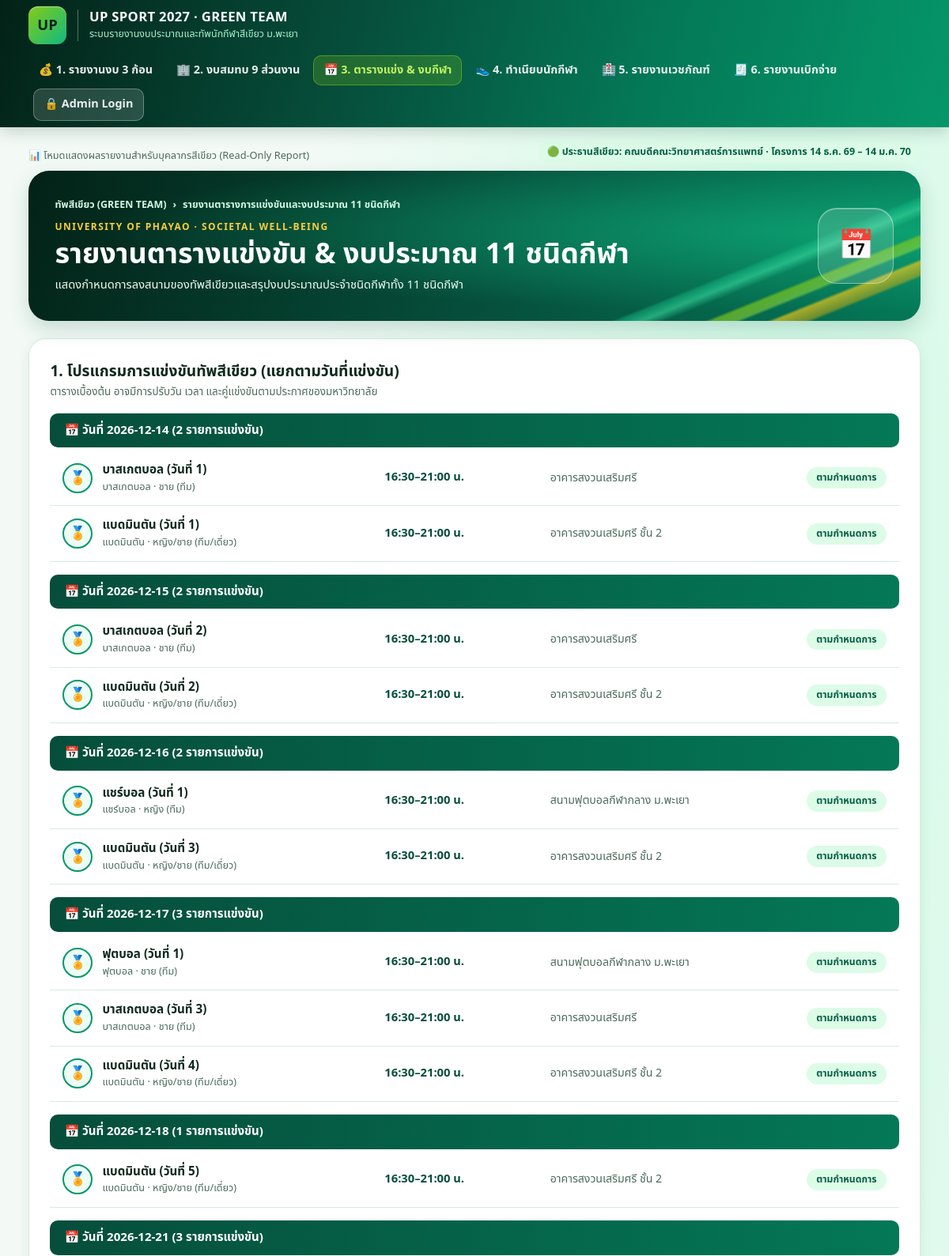
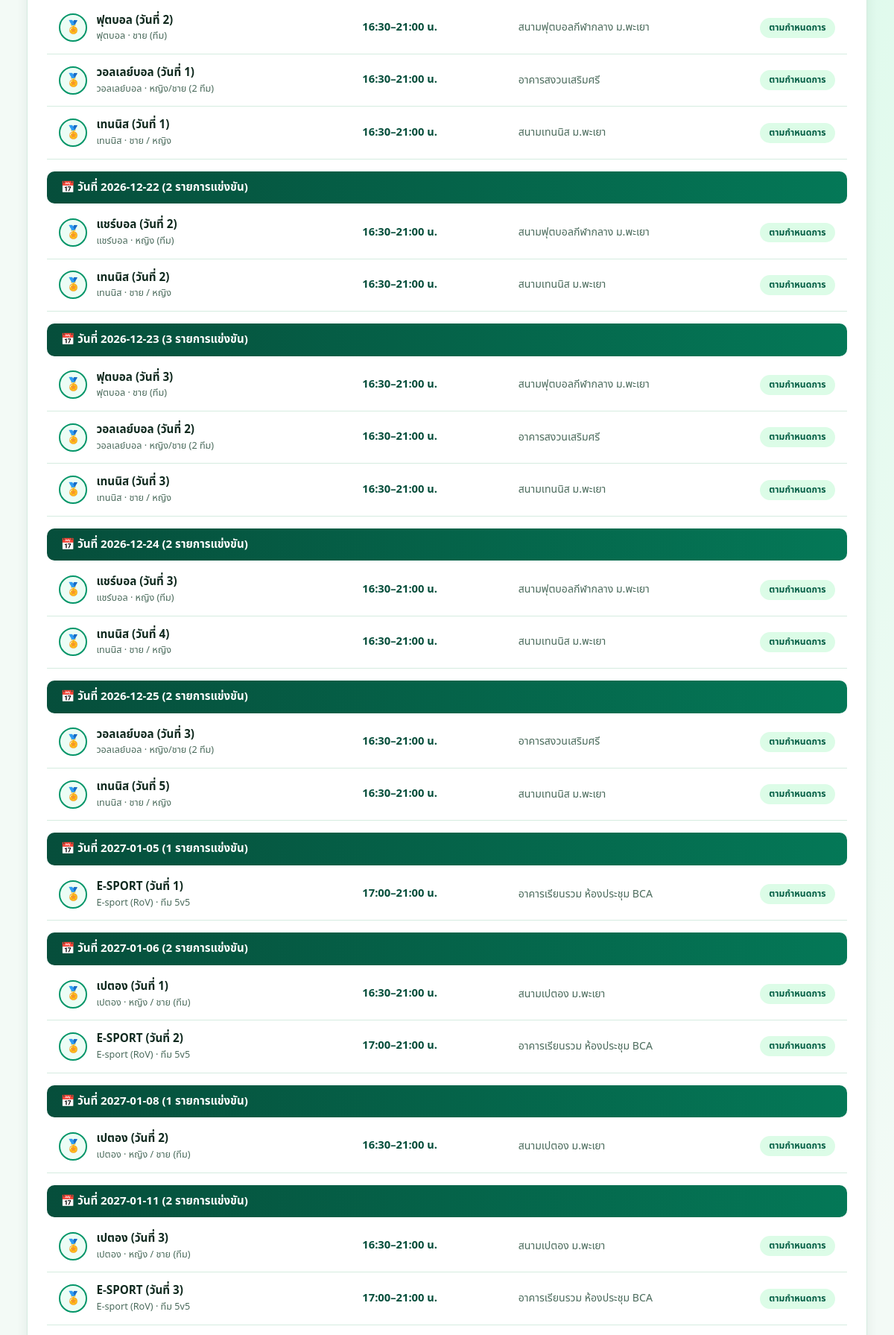
The app's page /sports.php (upper part) with its own data (2 pictures, top to bottom).
### tables this page shows
CREATE TABLE match_schedules (
    id INT AUTO_INCREMENT PRIMARY KEY,
    sport_id INT NULL,
    match_date DATE NOT NULL,
    start_time TIME NOT NULL,
    end_time TIME NULL,
    team_division VARCHAR(100) NULL,
    opponent_color VARCHAR(100) DEFAULT 'รอประกาศคู่แข่ง',
    venue VARCHAR(150) NOT NULL,
    round_name VARCHAR(100) DEFAULT 'รอบพบกันหมด',
    water_ice_budget DECIMAL(10,2) DEFAULT 200.00,
    sponsor_bottles_needed INT DEFAULT 15,
    medical_bag_code VARCHAR(20) DEFAULT 'BAG-01',
    match_status ENUM('SCHEDULED', 'COMPLETED', 'POSTPONED') DEFAULT 'SCHEDULED',
    match_result VARCHAR(100) NULL,
    FOREIGN KEY (sport_id) REFERENCES sports(id) ON DELETE CASCADE
);

### config/db.php (called while the page is built, shortened)
<?php
function h($str): string {
    return htmlspecialchars((string)$str, ENT_QUOTES, 'UTF-8');
}

### sports.php (the view, shortened to what this page needs)
<?php
require_once __DIR__ . '/config/auth.php';
$schedules = $pdo->query("
    SELECT ms.*, COALESCE(s.sport_name, ms.team_division) AS sport_name
    FROM match_schedules ms
    LEFT JOIN sports s ON s.id = ms.sport_id
    ORDER BY ms.match_date ASC, ms.start_time ASC, ms.id ASC
")->fetchAll();
$grouped_matches = [];
foreach ($schedules as $m) {
    $grouped_matches[$m['match_date']][] = $m;
}
require_once __DIR__ . '/includes/header.php';
?>
<div class="white-shell">
  <div style="display:flex; justify-content:space-between; align-items:center; flex-wrap:wrap; gap:10px; margin-bottom:12px;">
    <div>
      <h2 style="font-size:1.2rem; font-weight:800;">1. โปรแกรมการแข่งขันทัพสีเขียว (แยกตามวันที่แข่งขัน)</h2>
      <p style="font-size:0.84rem; color:var(--muted);">ตารางเบื้องต้น อาจมีการปรับวัน เวลา และคู่แข่งขันตามประกาศของมหาวิทยาลัย</p>
    </div>
  </div>
  <?php foreach ($grouped_matches as $m_date => $matches): ?>
    <div class="date-bar">
      <span>📅 วันที่ <?= h($m_date) ?> (<?= count($matches) ?> รายการแข่งขัน)</span>
    </div>
    <?php foreach ($matches as $m): ?>
      <div class="item-row">
        <div class="item-title-box">
          <div class="sport-circle-icon">🏅</div>
          <div>
            <div class="item-main-title"><?= h($m['opponent_color']) ?></div>
            <div class="item-sub-title"><?= h($m['sport_name']) ?><?= ($m['team_division'] && $m['team_division'] !== $m['sport_name']) ? ' · ' . h($m['team_division']) : '' ?></div>
          </div>
        </div>
        <div class="item-time">
          <?= substr(h($m['start_time']), 0, 5) ?><?= $m['end_time'] ? '–' . substr(h($m['end_time']), 0, 5) : '' ?> น.
        </div>
        <div class="item-venue"><?= h($m['venue']) ?></div>
        <div style="text-align:right;">
          <span class="status-pill"><?= h($m['round_name'] ?: 'ตามกำหนด') ?></span>
        </div>
      </div>
    <?php endforeach; ?>
  <?php endforeach; ?>
</div>
<?php require_once __DIR__ . '/includes/footer.php'; ?>

### assets/css/green-theme.css (style rules this page uses)
:root { --ink: #0f291e; --muted: #4b6b5c; --deep: #042f1f; --green: #059669; --green-dark: #064e3b; --green-mid: #047857; --hot: #84cc16; --gold: #f9ce40; --paper: #f3faf6; --line: #d5ece0; --white: #ffffff; --radius: 16px; --shadow: 0 5px 15px rgba(6, 57, 38, 0.08); --max: 1408px; --pad: clamp(16px, 3vw, 40px); --thai: "Noto Sans Thai", "Leelawadee UI", "Tahoma", system-ui, sans-serif; }
*, *::before, *::after { box-sizing: border-box; }
html { color-scheme: light; }
body { margin: 0; background: radial-gradient(ellipse at 83% 13%, #d1fae5 0, transparent 38rem), var(--paper); color: var(--ink); font: 15.5px/1.56 var(--thai); font-variant-numeric: tabular-nums; min-height: 100vh; }
h1, h2, h3, h4, p { margin: 0; }
.white-shell { background: var(--white); border-radius: 22px; border: 1px solid var(--line); box-shadow: var(--shadow); padding: clamp(18px, 2.2vw, 28px); margin-bottom: 22px; }
.date-bar { background: linear-gradient(90deg, #064e3b 0%, #047857 100%); color: var(--white); padding: 10px 18px; border-radius: 10px; font-weight: 750; font-size: 0.94rem; display: flex; align-items: center; justify-content: space-between; flex-wrap: wrap; gap: 10px; margin-top: 16px; margin-bottom: 4px; }
.item-row { display: grid; grid-template-columns: 2.2fr 1.1fr 1.3fr 1fr; align-items: center; gap: 12px; padding: 13px 16px; border-bottom: 1px solid var(--line); transition: background 0.12s; }
.item-title-box { display: flex; align-items: center; gap: 12px; }
.sport-circle-icon { width: 38px; height: 38px; border-radius: 50%; background: #ecfdf5; border: 2px solid var(--green); color: var(--green-dark); display: grid; place-items: center; font-size: 1.05rem; flex: none; }
.item-main-title { font-weight: 750; color: var(--ink); font-size: 0.95rem; }
.item-sub-title { font-size: 0.79rem; color: var(--muted); }
.item-time { font-weight: 750; color: var(--green-dark); font-size: 0.92rem; }
.item-venue { color: var(--muted); font-size: 0.88rem; }
.status-pill { display: inline-block; padding: 4px 12px; border-radius: 99px; font-size: 0.76rem; font-weight: 750; text-align: center; background: #dcfce7; color: #065f46; }

### records on screen
match_schedules: opponent_color "บาสเกตบอล (วันที่ 1)", sport_name "บาสเกตบอล", team_division "ชาย (ทีม)", start_time "16:30", end_time "21:00", venue "อาคารสงวนเสริมศรี", round_name "ตามกำหนดการ"
match_schedules: opponent_color "แบดมินตัน (วันที่ 1)", sport_name "แบดมินตัน", team_division "หญิง/ชาย (ทีม/เดี่ยว)", start_time "16:30", end_time "21:00", venue "อาคารสงวนเสริมศรี ชั้น 2", round_name "ตามกำหนดการ"
match_schedules: opponent_color "บาสเกตบอล (วันที่ 2)", sport_name "บาสเกตบอล", team_division "ชาย (ทีม)", start_time "16:30", end_time "21:00", venue "อาคารสงวนเสริมศรี", round_name "ตามกำหนดการ"
match_schedules: opponent_color "แบดมินตัน (วันที่ 2)", sport_name "แบดมินตัน", team_division "หญิง/ชาย (ทีม/เดี่ยว)", start_time "16:30", end_time "21:00", venue "อาคารสงวนเสริมศรี ชั้น 2", round_name "ตามกำหนดการ"
match_schedules: opponent_color "แชร์บอล (วันที่ 1)", sport_name "แชร์บอล", team_division "หญิง (ทีม)", start_time "16:30", end_time "21:00", venue "สนามฟุตบอลกีฬากลาง ม.พะเยา", round_name "ตามกำหนดการ"
match_schedules: opponent_color "แบดมินตัน (วันที่ 3)", sport_name "แบดมินตัน", team_division "หญิง/ชาย (ทีม/เดี่ยว)", start_time "16:30", end_time "21:00", venue "อาคารสงวนเสริมศรี ชั้น 2", round_name "ตามกำหนดการ"
match_schedules: opponent_color "ฟุตบอล (วันที่ 1)", sport_name "ฟุตบอล", team_division "ชาย (ทีม)", start_time "16:30", end_time "21:00", venue "สนามฟุตบอลกีฬากลาง ม.พะเยา", round_name "ตามกำหนดการ"
match_schedules: opponent_color "บาสเกตบอล (วันที่ 3)", sport_name "บาสเกตบอล", team_division "ชาย (ทีม)", start_time "16:30", end_time "21:00", venue "อาคารสงวนเสริมศรี", round_name "ตามกำหนดการ"
match_schedules: opponent_color "แบดมินตัน (วันที่ 4)", sport_name "แบดมินตัน", team_division "หญิง/ชาย (ทีม/เดี่ยว)", start_time "16:30", end_time "21:00", venue "อาคารสงวนเสริมศรี ชั้น 2", round_name "ตามกำหนดการ"
match_schedules: opponent_color "แบดมินตัน (วันที่ 5)", sport_name "แบดมินตัน", team_division "หญิง/ชาย (ทีม/เดี่ยว)", start_time "16:30", end_time "21:00", venue "อาคารสงวนเสริมศรี ชั้น 2", round_name "ตามกำหนดการ"
match_schedules: opponent_color "ฟุตบอล (วันที่ 2)", sport_name "ฟุตบอล", team_division "ชาย (ทีม)", start_time "16:30", end_time "21:00", venue "สนามฟุตบอลกีฬากลาง ม.พะเยา", round_name "ตามกำหนดการ"
match_schedules: opponent_color "วอลเลย์บอล (วันที่ 1)", sport_name "วอลเลย์บอล", team_division "หญิง/ชาย (2 ทีม)", start_time "16:30", end_time "21:00", venue "อาคารสงวนเสริมศรี", round_name "ตามกำหนดการ"
match_schedules: opponent_color "เทนนิส (วันที่ 1)", sport_name "เทนนิส", team_division "ชาย / หญิง", start_time "16:30", end_time "21:00", venue "สนามเทนนิส ม.พะเยา", round_name "ตามกำหนดการ"
match_schedules: opponent_color "แชร์บอล (วันที่ 2)", sport_name "แชร์บอล", team_division "หญิง (ทีม)", start_time "16:30", end_time "21:00", venue "สนามฟุตบอลกีฬากลาง ม.พะเยา", round_name "ตามกำหนดการ"
match_schedules: opponent_color "เทนนิส (วันที่ 2)", sport_name "เทนนิส", team_division "ชาย / หญิง", start_time "16:30", end_time "21:00", venue "สนามเทนนิส ม.พะเยา", round_name "ตามกำหนดการ"
match_schedules: opponent_color "ฟุตบอล (วันที่ 3)", sport_name "ฟุตบอล", team_division "ชาย (ทีม)", start_time "16:30", end_time "21:00", venue "สนามฟุตบอลกีฬากลาง ม.พะเยา", round_name "ตามกำหนดการ"
match_schedules: opponent_color "วอลเลย์บอล (วันที่ 2)", sport_name "วอลเลย์บอล", team_division "หญิง/ชาย (2 ทีม)", start_time "16:30", end_time "21:00", venue "อาคารสงวนเสริมศรี", round_name "ตามกำหนดการ"
match_schedules: opponent_color "เทนนิส (วันที่ 3)", sport_name "เทนนิส", team_division "ชาย / หญิง", start_time "16:30", end_time "21:00", venue "สนามเทนนิส ม.พะเยา", round_name "ตามกำหนดการ"
match_schedules: opponent_color "แชร์บอล (วันที่ 3)", sport_name "แชร์บอล", team_division "หญิง (ทีม)", start_time "16:30", end_time "21:00", venue "สนามฟุตบอลกีฬากลาง ม.พะเยา", round_name "ตามกำหนดการ"
match_schedules: opponent_color "เทนนิส (วันที่ 4)", sport_name "เทนนิส", team_division "ชาย / หญิง", start_time "16:30", end_time "21:00", venue "สนามเทนนิส ม.พะเยา", round_name "ตามกำหนดการ"
match_schedules: opponent_color "วอลเลย์บอล (วันที่ 3)", sport_name "วอลเลย์บอล", team_division "หญิง/ชาย (2 ทีม)", start_time "16:30", end_time "21:00", venue "อาคารสงวนเสริมศรี", round_name "ตามกำหนดการ"
match_schedules: opponent_color "เทนนิส (วันที่ 5)", sport_name "เทนนิส", team_division "ชาย / หญิง", start_time "16:30", end_time "21:00", venue "สนามเทนนิส ม.พะเยา", round_name "ตามกำหนดการ"
match_schedules: opponent_color "E-SPORT (วันที่ 1)", sport_name "E-sport (RoV)", team_division "ทีม 5v5", start_time "17:00", end_time "21:00", venue "อาคารเรียนรวม ห้องประชุม BCA", round_name "ตามกำหนดการ"
match_schedules: opponent_color "เปตอง (วันที่ 1)", sport_name "เปตอง", team_division "หญิง / ชาย (ทีม)", start_time "16:30", end_time "21:00", venue "สนามเปตอง ม.พะเยา", round_name "ตามกำหนดการ"
match_schedules: opponent_color "E-SPORT (วันที่ 2)", sport_name "E-sport (RoV)", team_division "ทีม 5v5", start_time "17:00", end_time "21:00", venue "อาคารเรียนรวม ห้องประชุม BCA", round_name "ตามกำหนดการ"
match_schedules: opponent_color "เปตอง (วันที่ 2)", sport_name "เปตอง", team_division "หญิง / ชาย (ทีม)", start_time "16:30", end_time "21:00", venue "สนามเปตอง ม.พะเยา", round_name "ตามกำหนดการ"
match_schedules: opponent_color "เปตอง (วันที่ 3)", sport_name "เปตอง", team_division "หญิง / ชาย (ทีม)", start_time "16:30", end_time "21:00", venue "สนามเปตอง ม.พะเยา", round_name "ตามกำหนดการ"
match_schedules: opponent_color "E-SPORT (วันที่ 3)", sport_name "E-sport (RoV)", team_division "ทีม 5v5", start_time "17:00", end_time "21:00", venue "อาคารเรียนรวม ห้องประชุม BCA", round_name "ตามกำหนดการ"

### other values on screen
$page_crumb "รายงานตารางการแข่งขันและงบประมาณ 11 ชนิดกีฬา"
$page_heading "รายงานตารางแข่งขัน & งบประมาณ 11 ชนิดกีฬา"
$page_desc "แสดงกำหนดการลงสนามของทัพสีเขียวและสรุปงบประมาณประจำชนิดกีฬาทั้ง 11 ชนิดกีฬา"
$page_icon "📅"
$m_date "2026-12-14"
count($matches) "2"
$m_date "2026-12-15"
$m_date "2026-12-16"
$m_date "2026-12-17"
count($matches) "3"
$m_date "2026-12-18"
count($matches) "1"
$m_date "2026-12-21"
$m_date "2026-12-22"
$m_date "2026-12-23"
